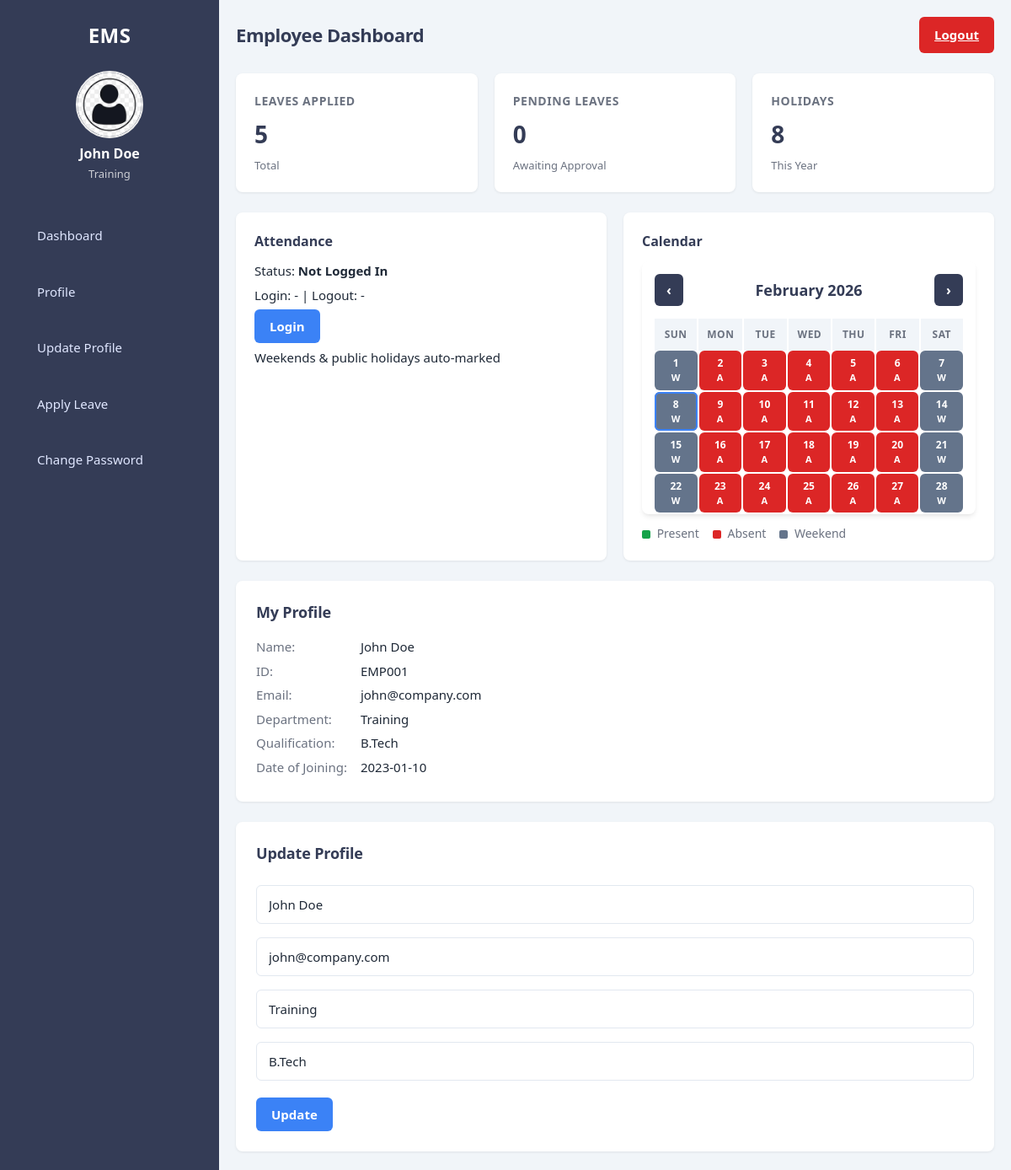
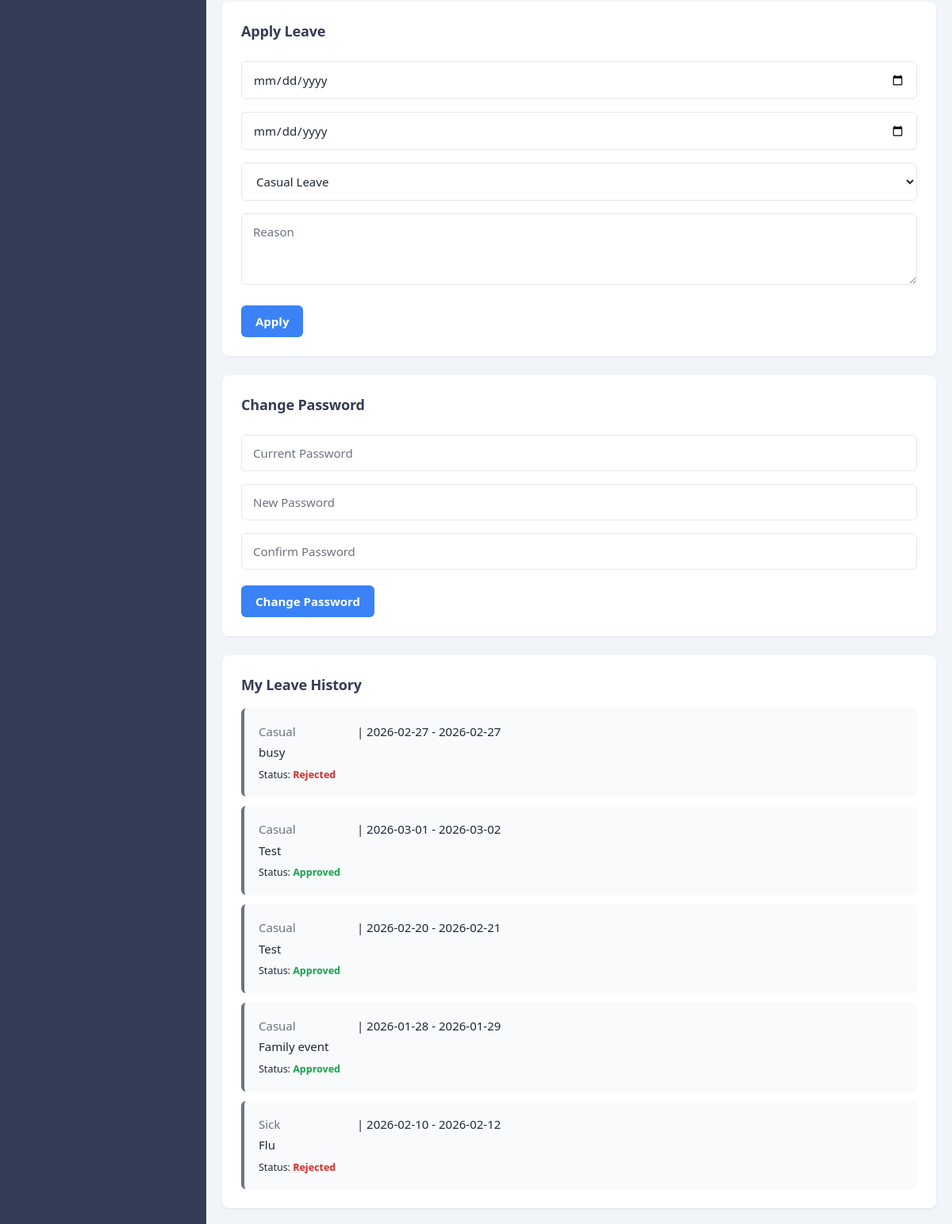
Screenshot of /employee (signed in) with the database file from the repository (2 pictures, top to bottom).
### tables this page shows
CREATE TABLE employees (
            id INTEGER PRIMARY KEY AUTOINCREMENT,
            name TEXT NOT NULL,
            emp_id TEXT UNIQUE,
            email TEXT NOT NULL,
            department TEXT NOT NULL,
            salary TEXT,
            join_date TEXT,
            username TEXT UNIQUE,
            profile_image TEXT,
            qualification TEXT
        );

CREATE TABLE leaves (
            id INTEGER PRIMARY KEY AUTOINCREMENT,
            emp_id TEXT NOT NULL,
            from_date TEXT NOT NULL,
            to_date TEXT NOT NULL,
            type TEXT NOT NULL,
            reason TEXT,
            status TEXT DEFAULT 'pending',
            applied_at TEXT DEFAULT (datetime('now'))
        );

### app.py (the view, shortened to what this page needs)
@app.route("/employee")
def employee():
    if "user" not in session:
        return redirect("/")
    emp_id = get_emp_id()
    if not emp_id:
        return redirect("/")
    conn = get_connection()
    cursor = conn.cursor()
    cursor.execute("SELECT * FROM employees WHERE emp_id=?", (emp_id,))
    row = cursor.fetchone()
    current_user = dict(row) if row else {}
    cursor.execute(
        "SELECT COUNT(*) FROM leaves WHERE emp_id=?",
        (emp_id,),
    )
    my_leaves_count = cursor.fetchone()[0]
    cursor.execute(
        "SELECT COUNT(*) FROM leaves WHERE emp_id=? AND status='pending'",
        (emp_id,),
    )
    my_pending_leaves = cursor.fetchone()[0]
    today = datetime.now().strftime("%Y-%m-%d")
    cursor.execute(
        "SELECT * FROM attendance WHERE emp_id=? AND date=?",
        (emp_id, today),
    )
    att_row = cursor.fetchone()
    attendance_status = dict(att_row) if att_row else None
    cursor.execute(
        "SELECT * FROM leaves WHERE emp_id=? ORDER BY applied_at DESC",
        (emp_id,),
    )
    my_leaves = [dict(row) for row in cursor.fetchall()]
    conn.close()
    if not current_user:
        return redirect("/")
    return render_template(
        "employee_dashboard.html",
        current_user=current_user,
        my_leaves_count=my_leaves_count,
        my_pending_leaves=my_pending_leaves,
        attendance_status=attendance_status,
        my_leaves=my_leaves,
    )

### app.py (called while the page is built)
def get_emp_id():
    username = session.get("user")
    if not username:
        return None
    if username == "admin":
        return "ADMIN001"
    conn = get_connection()
    cursor = conn.cursor()
    cursor.execute("SELECT emp_id FROM employees WHERE username=? OR emp_id=?", (username, username))
    row = cursor.fetchone()
    conn.close()
    return row["emp_id"] if row else None

### db.py (called while the page is built)
def get_connection():
    conn = sqlite3.connect(DB_PATH, timeout=10, check_same_thread=False)
    conn.row_factory = sqlite3.Row
    conn.execute("PRAGMA journal_mode=WAL;")
    conn.execute("PRAGMA busy_timeout = 5000;")  # wait up to 5s if DB is busy
    return conn

### templates/employee_dashboard.html (shortened to what this page needs)
<!DOCTYPE html>
<html>
<head>
    <link rel="stylesheet" href="{{ url_for('static', filename='css/style.css') }}">
</head>
<body>
<div class="layout">
    <div class="sidebar">
        <h2>EMS</h2>
        <div class="profile-box">
            <label for="profilePic">
                <img src="{{ (current_user.profile_image and url_for('static', filename=current_user.profile_image)) or url_for('static', filename='images/pp.png') }}" id="profileImage" alt="Profile Picture">
            </label>
            <p>{{ current_user.name }}</p>
            <small>{{ current_user.department }}</small>
        </div>
        <ul class="list-styling">
            <li><a href="#dashboard">Dashboard</a></li>
            <li><a href="#profile">Profile</a></li>
            <li><a href="#update-profile">Update Profile</a></li>
            <li><a href="#apply-leave">Apply Leave</a></li>
            <li><a href="#change-password">Change Password</a></li>
        </ul>
    </div>
    <div class="main">
        <div id="dashboard">
            <div class="topbar">
                <h2>Employee Dashboard</h2>
                <a href="{{ url_for('logout') }}" class="btn danger">Logout</a>
            </div>
            <div class="cards">
                <div class="card">
                    <h3>Leaves Applied</h3>
                    <p id="leavesCount">{{ my_leaves_count }}</p>
                    <small>Total</small>
                </div>
                <div class="card">
                    <h3>Pending Leaves</h3>
                    <p id="pendingCount">{{ my_pending_leaves }}</p>
                    <small>Awaiting Approval</small>
                </div>
                <div class="card">
                    <h3>Holidays</h3>
                    <p id="holidaysNum">8</p>
                    <small>This Year</small>
                </div>
            </div>
            <div class="content-row">
                <div class="box">
                    <h3>Attendance</h3>
                    <p>Status: <strong id="status" class="status-text">{{ 'Logged In' if attendance_status and attendance_status.status == 'present' and not attendance_status.logout_time else 'Not Logged In' }}</strong></p>
                    <p id="time-display" class="attendance-times">
                        {% if attendance_status and attendance_status.login_time %}
                        Login: {{ attendance_status.login_time }}{% if attendance_status.logout_time %} | Logout: {{ attendance_status.logout_time }}{% else %} | Logout: -{% endif %}
                        {% else %}
                        Login: - | Logout: -
                        {% endif %}
                    </p>
                    <button class="btn" id="attendanceBtn" onclick="toggleAttendance()">
                        {{ 'Logout' if attendance_status and attendance_status.status == 'present' and not attendance_status.logout_time else 'Login' }}
                    </button>
                    <p class="note">Weekends & public holidays auto-marked</p>
                </div>
                <div class="box">
                    <h3>Calendar</h3>
                    <div class="calendar-container" id="employeeCalendar"></div>
                    <div class="calendar-legend">
                        <span><span class="legend-dot legend-present"></span> Present</span>
                        <span><span class="legend-dot legend-absent"></span> Absent</span>
                        <span><span class="legend-dot legend-weekend"></span> Weekend</span>
                    </div>
                </div>
            </div>
        </div>
        <div class="section" id="profile">
            <h3>My Profile</h3>
            <p><strong>Name:</strong> {{ current_user.name }}</p>
            <p><strong>ID:</strong> {{ current_user.emp_id }}</p>
            <p><strong>Email:</strong> {{ current_user.email }}</p>
            <p><strong>Department:</strong> {{ current_user.department }}</p>
            <p><strong>Qualification:</strong> {{ current_user.qualification or '-' }}</p>
            <p><strong>Date of Joining:</strong> {{ current_user.join_date or '-' }}</p>
        </div>
        <div class="section" id="update-profile">
            <h3>Update Profile</h3>
            <form method="POST" action="/update_profile">
                <input type="text" name="name" placeholder="Full Name" value="{{ current_user.name }}" required>
                <input type="email" name="email" placeholder="Email" value="{{ current_user.email }}" required>
                <input type="text" name="department" placeholder="Department" value="{{ current_user.department }}" required>
                <input type="text" name="qualification" placeholder="Qualification" value="{{ current_user.qualification or '' }}">
                <button class="btn">Update</button>
            </form>
        </div>
        <div class="section" id="apply-leave">
            <h3>Apply Leave</h3>
            <form id="leaveForm" onsubmit="applyLeave(event)">
                <input type="date" id="fromDate" required>
                <input type="date" id="toDate" required>
                <select id="leaveType">
                    <option value="casual">Casual Leave</option>
                </select>
                <textarea id="reason" placeholder="Reason" required></textarea>
                <button class="btn">Apply</button>
            </form>
        </div>
        <div class="section" id="change-password">
            <h3>Change Password</h3>
            <form method="POST" action="/change_password">
                <input type="password" name="currentPwd" placeholder="Current Password" required>
                <input type="password" name="newPwd" placeholder="New Password" required>
                <input type="password" name="confirmPwd" placeholder="Confirm Password" required>
                <button class="btn">Change Password</button>
            </form>
        </div>
        <div class="section" id="my-leaves">
            <h3>My Leave History</h3>
            <div class="my-leaves-list">
                {% for leave in my_leaves %}
                <div class="my-leave-card">
                    <p><strong>{{ leave.type|title }}</strong> | {{ leave.from_date }} - {{ leave.to_date }}</p>
                    <p>{{ leave.reason or '-' }}</p>
                    <p><small>Status: <span class="status-{{ leave.status }}">{{ leave.status|title }}</span></small></p>
                </div>
                {% else %}
                <p>No leaves applied yet.</p>
                {% endfor %}
            </div>
        </div>
    </div>
</div>
</body>
</html>

### rows the page displays
employees: name "John Doe", department "Training", emp_id "EMP001", email "john@company.com", qualification "B.Tech", join_date "2023-01-10"
leaves: type "Casual", from_date "2026-02-27", to_date "2026-02-27", reason "busy", status "Rejected"
leaves: type "Casual", from_date "2026-03-01", to_date "2026-03-02", reason "Test", status "Approved"
leaves: type "Casual", from_date "2026-02-20", to_date "2026-02-21", reason "Test", status "Approved"
leaves: type "Casual", from_date "2026-01-28", to_date "2026-01-29", reason "Family event", status "Approved"
leaves: type "Sick", from_date "2026-02-10", to_date "2026-02-12", reason "Flu", status "Rejected"

### other values shown
{{ my_leaves_count }} "5"
{{ my_pending_leaves }} "0"
